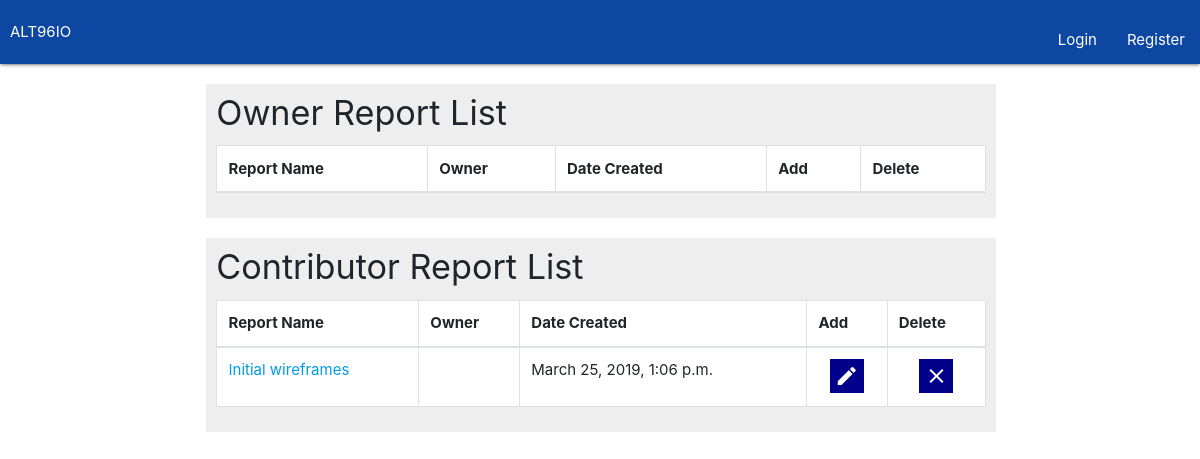
Page /report/documents on the earlier database version.
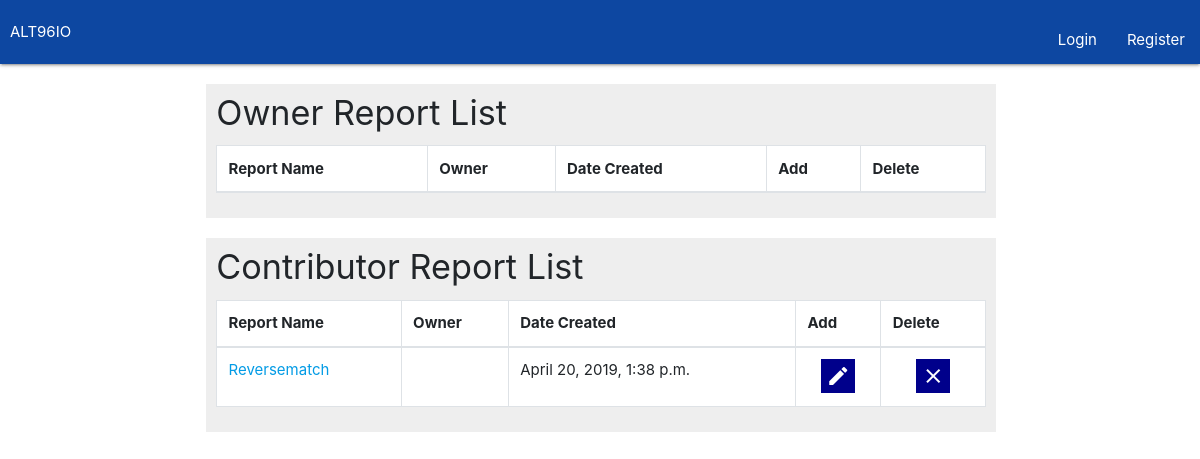
Same page on the later database version.
### report/models.py (models this page shows, shortened)
class Docname(models.Model):
    doc_name = models.CharField(max_length=50)
    doc_text = models.TextField(max_length=250, blank=True)
    doc_creator = models.ForeignKey(Member, on_delete=models.PROTECT)
    input_date = models.DateTimeField(default=timezone.now)
    page_slug = models.SlugField()
    owner = models.ManyToManyField(Member, blank=True, related_name='doc_owner')
    contributor = models.ManyToManyField(Member, blank=True, related_name='doc_contributor')

### report/views.py (the view)
# urls.py: path('documents', views.documents, name='documents'),
def documents(request):
    document_list = Docname.objects.order_by('-input_date')[:100]
    return render(request, 'report/documents.html', {'document_list': document_list})

### report/templates/report/documents.html (shortened to what this page needs)
{% extends "report/base.html" %}
{% block content %}
<div class="container">
    <div class="row">
        <div class="col s12">
{% if document_list %}
    <div id="logged">
        <div class="grey lighten-3">
            <h4>Owner Report List</h4>
            <div style="padding: 0px 10px 10px 10px;">
    <table class="table table-bordered highlight white">
        <thead>
            <th>Report Name</th>
            <th>Owner</th>
            <th>Date Created</th>
            <th>Add</th>
            <th>Delete</th>
        </thead>
    </table>
            </div>
        </div>
    </div>
        <div id="logged">
            <div class="grey lighten-3">
                <h4> Contributor Report List</h4>
                <div style="padding: 0px 10px 10px 10px;">
    <table class="table table-bordered highlight white">
        <thead>
            <th>Report Name</th>
            <th>Owner</th>
            <th>Date Created</th>
            <th>Add</th>
            <th>Delete</th>
        </thead>
        <tbody>
        {% for lists in document_list %}
            {% if lists.doc_creator != user %}
                <tr>
                    <td><a href="{% url 'report:submissions' lists.page_slug %}">{{ lists.doc_name }}</a></td>
                    <td>{{ lists.doc_creator }}</td>
                    <td>{{ lists.input_date }}</td>
                    <td><a href="{% url 'report:input' lists.page_slug %}"><center><i class="material-icons md-light hoverable">create</i></center></a></td>
                    <td><center><a href="{% url 'report:erase' lists.page_slug %}"><i class="material-icons md-light hoverable">clear</i></a></center></td>
                </tr>
            {% endif %}
        {% endfor %}
        </tbody>
    </table>
            </div>
        </div>
    </div>
{% else %}
    <h5>You are not assigned to any documents.</h5>
{% endif %}
{% endblock %}

Differences in the rows shown:
changed Docname: doc_name "Initial wireframes" → "Reversematch"; input_date "March 25, 2019, 1:06 p.m." → "April 20, 2019, 1:38 p.m."
